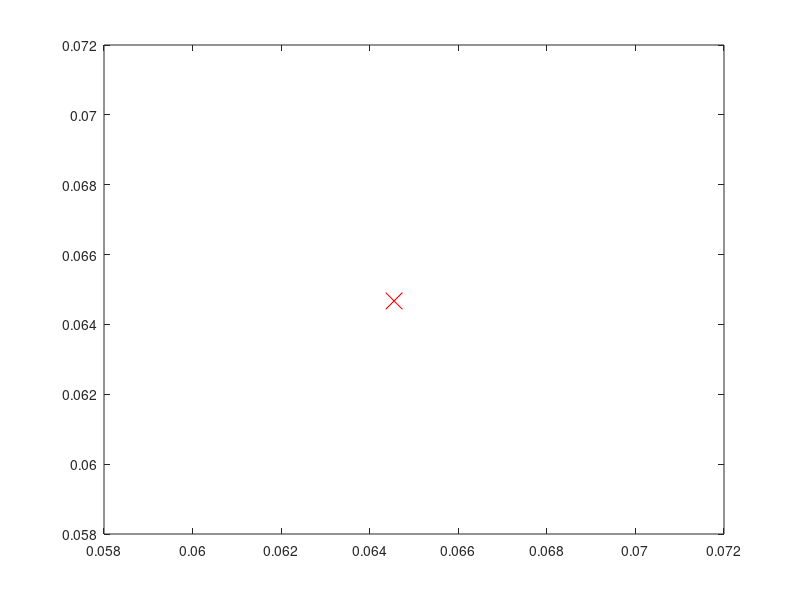

Write MATLAB code to recreate this figure. (Note: this script raises an error after producing the figure.)
% demo: scatter plots comparing sm with music and esprit
%       it shows that the variance of the sm-estimates is
%       superior to the other two.
%
% simulation example from sesha2 page 38

% Setting up the signal parameters and time interval
% here y=unit variance white noise + .5*sin(.1*t+phi1) + sin(.15*t+phi2)
clear all, close all

nsecs = 2;
fs=2048;
nyq = fs/2;
mag0=1;
mag1=1; hz1=10.52; 
mag2=1; hz2=10.54;
o1 = 2*pi*hz1/nyq;
o2 = 2*pi*hz2/nyq;
x = linspace(0,nsecs, fs*nsecs);
y = sin(hz1*2*pi*x)+sin(hz2*2*pi*x);
plot(y)
% drawing the target frequency1 vs frequency2 for the subsequently generated
% scatter diagrams
figure(1), clf,
plot(o1,o2,'rx','MarkerSize',12),  hold on,
% subplot(3,1,2), plot(o1,o2,'rx','MarkerSize',12),  hold on,
% subplot(3,1,3), plot(o1,o2,'rx','MarkerSize',12),  hold on,


% simulating the time series and determining the frequencies of the two
% sinusoids.
IS_count=0;
MUSIC_count=0;
ESPRIT_count=0;
o1s = [];
o2s = [];
for i=1:10,
    y = sin(hz1*2*pi*x)+sin(hz2*2*pi*x);
    
    % estimating sinusoids per music, esprit
    n=4; m=30;
    omusic=music(y,n,m); omusic=omusic(omusic>=0);
    omusic=sort(omusic); omusic=omusic(end-1:end);
    oesprit=esprit(y,n,m); oesprit=oesprit(oesprit>=0);
    oesprit=sort(oesprit); oesprit=oesprit(end-1:end);

    % IS-based estimation
    diff = (o2-o1);
    minthresh1 = o1-diff;
    maxthresh1 = o1+diff;
    minthresh2 = o2-diff;
    maxthresh2 = o2+diff;
    thetamid=o1+diff/2; [Ah,bh]=cjordan([4],[0.90*exp(thetamid*j)]);

    P=dlsim_complex(Ah,bh,y');

    [omega_ss,residues_ss]=sm(P,Ah,bh,n);
    omega_ss=omega_ss(omega_ss<pi);
    omega_ss=sort(omega_ss);omega_ss=omega_ss(end-1:end);

    if(omega_ss(1)>minthresh1&&omega_ss(1)<maxthresh1&&omega_ss(2)>minthresh2&&omega_ss(2)<maxthresh2)
        IS_count=IS_count+1;
    end
    if(omusic(1)>0.07&&omusic(1)<0.13&&omusic(2)>0.12&&omusic(2)<0.18)
        MUSIC_count=MUSIC_count+1;
    end
    if(oesprit(1)>0.07&&oesprit(1)<0.13&&oesprit(2)>0.12&&oesprit(2)<0.18)
        ESPRIT_count=ESPRIT_count+1;
    end

    % [omega_ss,omusic oesprit];
%     plot(omega_ss(1),omega_ss(2),'o'),
%     o1s = [o1s omega_ss(1)];
%     o2s = [o2s omega_ss(2)];
    % subplot(3,1,2), plot(omusic(1),omusic(2),'o'),
    % subplot(3,1,3), plot(oesprit(1),oesprit(2),'o'),
end
% mean((o1s-o1))/diff
% mean((o2s-o2))/diff
% figure(1),
% axis([minthresh1 maxthresh1 minthresh2 maxthresh2]); hold on,  legend('sm')
% subplot(3,1,2), axis([.07 .076 .07 .076]); hold on,  legend('music')
% subplot(3,1,3), axis([.07 .076 .07 .076]); hold on,  legend('esprit')